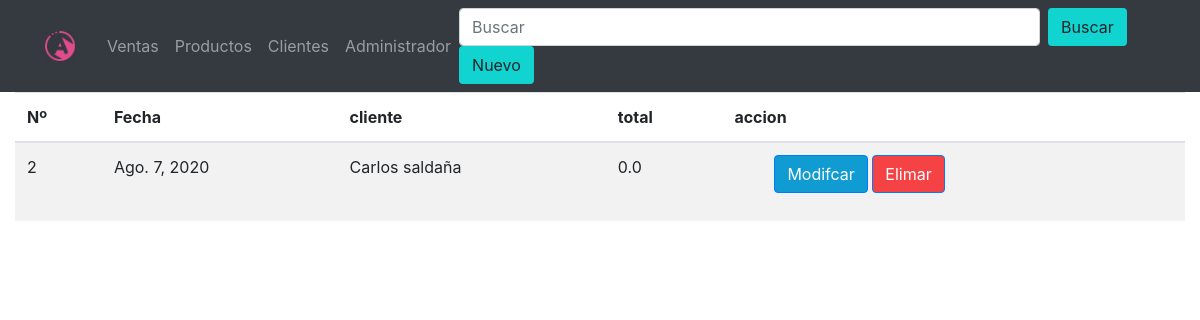
The page / on the database its author committed.
### man_factura/models.py (models this page shows, shortened)
class Factura(models.Model):
    cliente = models.ForeignKey(Cliente, on_delete = models.CASCADE)
    fecha = models.DateField(default=date.today())
    total = models.FloatField(default=0)
    class Meta:
        verbose_name='factura'
        verbose_name_plural='facturas'

class Cliente(models.Model):
    ruc = models.CharField(max_length=13,default='9999999999999')
    correo=models.EmailField()
    telefono=models.IntegerField(max_length=10)
    nombre = models.CharField(max_length=300)
    direccion = models.TextField(blank=True,default='S/N', null=True)
    producto = models.ManyToManyField(Producto)
    class Meta:
        verbose_name='cliente'
        verbose_name_plural='clientes'
    def __str__(self):
        return self.nombre

### man_factura/views.py (the view, shortened to what this page needs)
# urls.py: path('',ventas,name='index'),
def ventas(request):
    queryset= request.GET.get('buscar')
    facturas=Factura.objects.all()
    opciones = {'Ventas': 'Ventas',
            'Productos': 'Productos', 'Clientes': 'Clientes','Admin':'Administrador','fact':facturas}
    return render(request, 'index.html', opciones)

### templates/index.html (shortened to what this page needs)
<!DOCTYPE html>
<html lang="en">
<head>
    {% load static %}
    <link href="{% static 'css/bootstrap.min.css' %}" rel="stylesheet">
</head>
<header>
    <div>
      <nav class="navbar navbar-expand-lg navbar-dark naavb-tabs bg-dark">
        <div class="container">
          <img class="mr-sm-4" src="{% static 'img/favicon.ico'%}" height="30" width="30" alt="icono">
            <ul class="navbar-nav mr-auto">
              <li class="nav-item ">
                   <a class="nav-link" href="/ventas">{{Ventas}} </a>
               </li>
               <li class="nav-item">
                   <a class="nav-link" href="/productos">{{Productos}}</a>
               </li>
               <li class="nav-item">
                   <a class="nav-link" href="/clientes">{{Clientes}}</a>
               </li>
               <li class="nav-item">
                   <a class="nav-link" href="/admin">{{Admin}}</a>
               </li>
           </ul>
           <form class="form-inline my-2 my-md-0" >
            {%block buscar_nuevo%}
                 <input class="form-control mr-sm-2" type="text" placeholder="Buscar" name="buscar" size="50">
                 <button type="submit" style="background: #11D3D0" class="btn mr-sm-2">Buscar</button>
                 <l1><a class="btn mr-sm-2" style="background: #11D3D0" href="">Nuevo</a></l1>
            {% endblock buscar_nuevo%}
           </form>
        </div>
      </nav>
    </div>
</header>
<body>
{% block cuerpo %}
    <div class="container-fluid">
        <table class="table table-hover table-ligth table-striped ">
	    	<thead>
                <tr>
                    <th>Nº</th>
                    <th>Fecha</th>
                    <th>cliente</th>
                    <th>total</th>
                    <th>accion</th>
                </tr>
            </thead>
            <body>
                {% for venta in fact %}
            	    <tr>
            	    	<td>{{venta.id}}</td>
                        <td>{{venta.fecha}}</td>
                        <td>{{venta.cliente}}</td>
                        <td>{{venta.total}}</td>
            	    	<td>
                            <ul>
                                <l1><a class="btn btn-primary" style="background: #119BD3"  href="">Modifcar</a></l1>
                                <l1><a class="btn btn-primary"  style="background: #F54245" href="">Elimar</a></l1>
                            </ul>
                        </td>
                    </tr>
                {% endfor %}
            </body>
        </table>
    </div>
{% endblock cuerpo %}
</body>
</html>

### rows shown on the page
Factura: id "2", fecha "Ago. 7, 2020", cliente "Carlos saldaña", total "0.0"

### other values the page prints
{{ Ventas }} "Ventas"
{{ Productos }} "Productos"
{{ Clientes }} "Clientes"
{{ Admin }} "Administrador"
